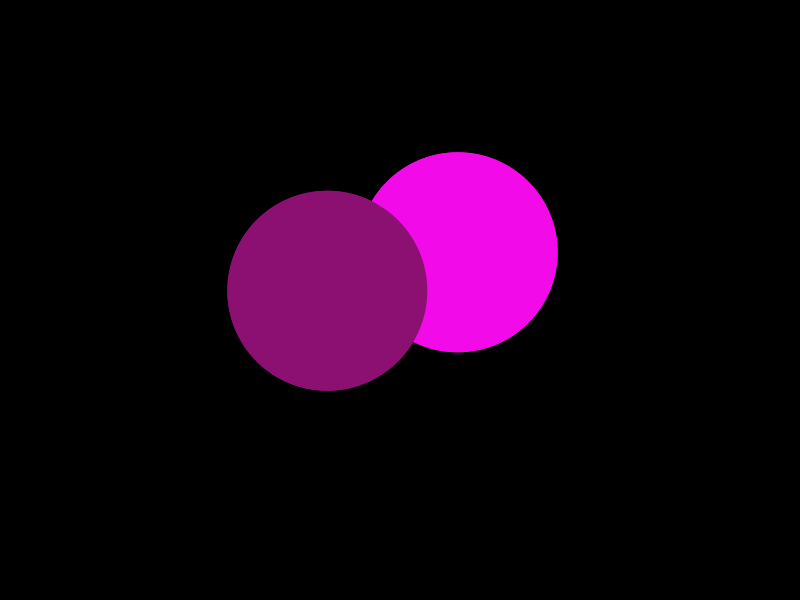
Frame 1 (no input)
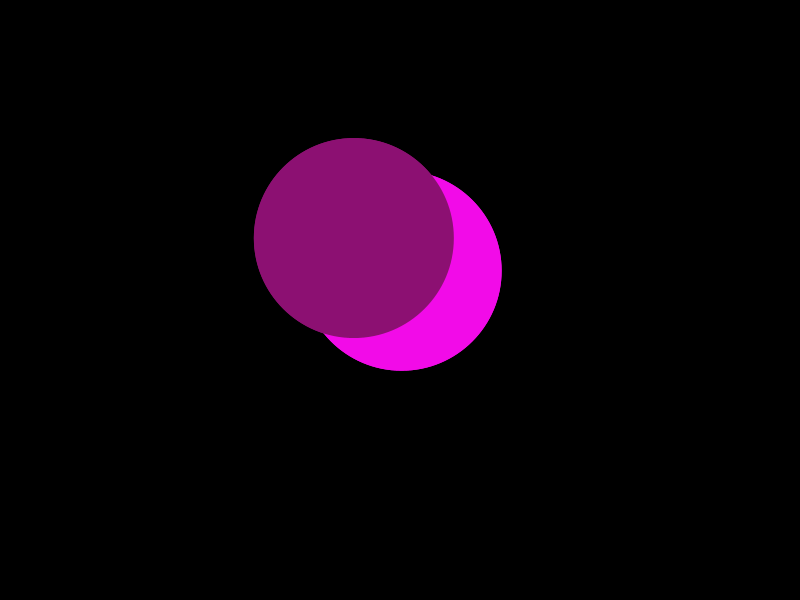
Frame 60 (the mouse pressed at the canvas centre just before this capture)
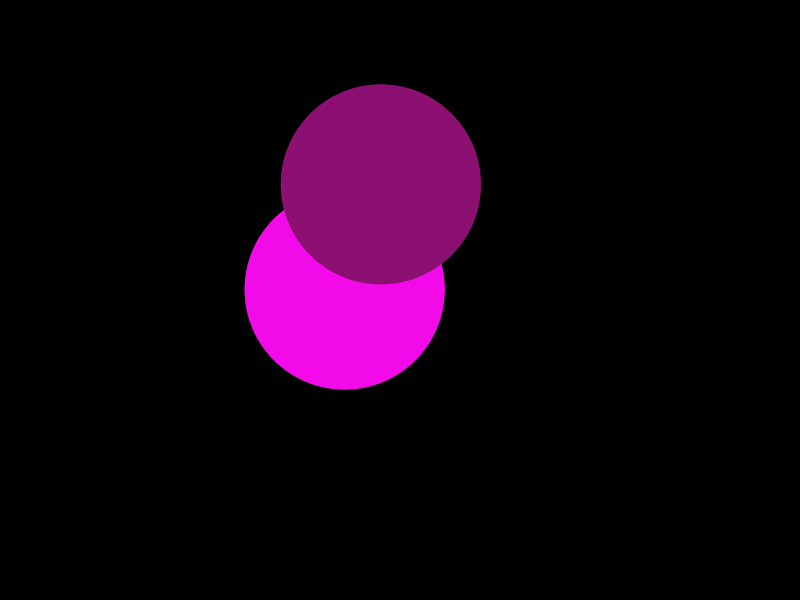
Frame 120 (the mouse held since frame 60 and released just before this capture)

The Processing sketch that drew these frames (run headless with seeded random() and noise(); from frame 60 on, the mouse is pressed at the canvas centre):

// Processing sketch: BouncyBallOOP
// ── BouncyBallOOP.pde
Ball b;                //declare a new ball called b
Ball c;

void setup() {
  size(800,600);
  b = new Ball();      //initialize b as a new object of the Ball class
  c = new Ball();
  
}

void draw() {
  background(0);
  b.display();         //call b's display() method
  c.display();
  b.move();
  c.move();
}
// ── Ball.pde
class Ball {
 //declaring all information (fields) contained within the Ball class
  PVector loc, vel;
  int diam;
  color c;

//this is a constructor. you can have more than one constructor for a given class
  Ball() {
    diam = 200;
    loc = new PVector(random(diam, width-diam), random(diam, height-diam));
    vel = PVector.random2D();
    c = color(random(255), random(50), random(100, 255));
    loc.add(vel);
  }

//after declaring fields and setting up constructors, you can define your methods
  void display() {
    fill(c);
    noStroke();
    ellipse(loc.x, loc.y, diam, diam);
  }

  void move() {
    fill(c);
    noStroke();
    ellipse(loc.x, loc.y, diam, diam);
    loc.add(vel);
    if(loc.x-diam/2 <= 0 || loc.x+diam/2 >= 800){
      vel.x = -vel.x;
    }
    if(loc.y-diam/2 <= 0 || loc.y+diam/2 >= 600){
      vel.y = -vel.y;
    }
  }
}
